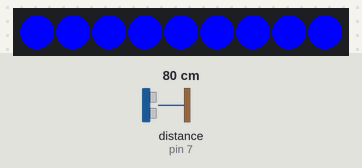
Recording of a sketch running on a simulated Arduino Uno, built with avr-gcc and run on an emulated ATmega328P. On the bench: 9 RGB LEDs in strip order, left to right. The inputs (shaded band) are chosen by the test bench; at power-on: distance to the obstacle (sensor on pin 7) 80 cm. The echo pulse lasts 58.3 µs per cm.

Above: at 1.2 s.
1.3 s: distance to the obstacle (sensor on pin 7) set to 70 cm
At 2.0 s:
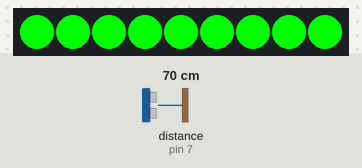
2.8 s: distance to the obstacle (sensor on pin 7) set to 54 cm
4.3 s: distance to the obstacle (sensor on pin 7) set to 47 cm
At 5.5 s:
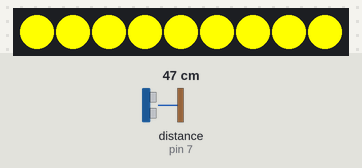
5.8 s: distance to the obstacle (sensor on pin 7) set to 93 cm
At 6.6 s:
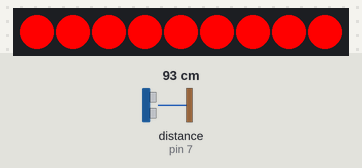
7.3 s: distance to the obstacle (sensor on pin 7) set to 2 cm
At 8.5 s:
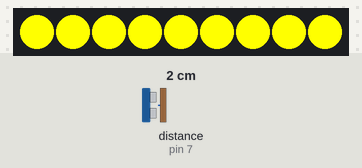
8.8 s: distance to the obstacle (sensor on pin 7) set to 60 cm
At 9.3 s:
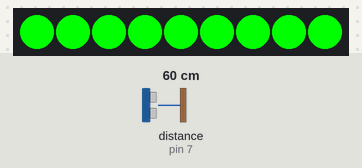
Timing chart, 0 to 11.3 s (numbered marks = the images above; inputs shaded):
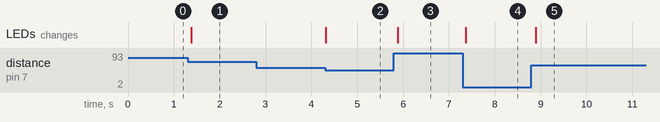

The sketch:

Ultraschall_LEDs.ino
```cpp
#include <Adafruit_NeoPixel.h>
#include <NewPing.h>

// LEDs
 #define LED_PIN 6 //~
 #define NUMLEDS 9
// Sensor Ultraschall
 #define MAX_DISTANCE 100
 #define ECHO_PIN 7
 #define TRIGGER_PIN  8

// Parameter 1 = number of pixels in strip
// Parameter 2 = pin number (most are valid)
// Parameter 3 = pixel type flags, add together as needed:
// NEO_KHZ800 800 KHz bitstream (most NeoPixel products w/WS2812 LEDs)
// NEO_KHZ400 400 KHz (classic 'v1' (not v2) FLORA pixels, WS2811 drivers)
// NEO_GRB Pixels are wired for GRB bitstream (most NeoPixel products)
// NEO_RGB Pixels are wired for RGB bitstream (v1 FLORA pixels, not v2)
Adafruit_NeoPixel strip = Adafruit_NeoPixel(NUMLEDS, LED_PIN, NEO_GRB + NEO_KHZ800);

NewPing sonar(TRIGGER_PIN, ECHO_PIN, MAX_DISTANCE);

void setup() {
  strip.begin();
  strip.show(); // Initialize all pixels to 'off'
}

void loop(){

  int distance = sonar.ping_cm();
  uint32_t colour = strip.Color(255, 255, 255);
  if(distance != 0){ //distance = 0 => kein gueltiges echo
    if(distance > 90){
      colour = strip.Color(255, 0, 0); //red
    }
    else if(distance > 75){
      colour = strip.Color(0, 0, 255); //blue
    }
    else if(distance > 50){
      colour = strip.Color(0, 255, 0); //green
    }
    else{
      colour = strip.Color(255, 255, 0); //nearer
    }

    uint16_t i = 0;
    for(i=0; i<NUMLEDS; i++){
      strip.setPixelColor(i, colour);
    }
  }

  //strip.setBrightness(64);
  strip.show();
  delay(100);
}
```

Measured:
- the behaviour switches between 75 and 74 cm on distance to the obstacle (sensor on pin 7) (found by bisection; images 0 and 1)
- the behaviour switches between 50 and 49 cm on distance to the obstacle (sensor on pin 7) (found by bisection; images 1 and 2)
- after the input at 1.3 s, the LEDs: change after 0.08 s (image 1)
- after the input at 2.8 s, every drawn part: stays the same
- after the input at 4.3 s, the LEDs: change at once (image 2)
- after the input at 5.8 s, the LEDs: change after 0.08 s (image 3)
- after the input at 7.3 s, the LEDs: change after 0.07 s (image 4)
- after the input at 8.8 s, the LEDs: change after 0.09 s (image 5)
